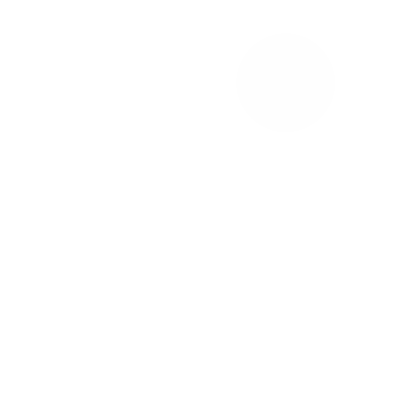
Frame 1 (no input)
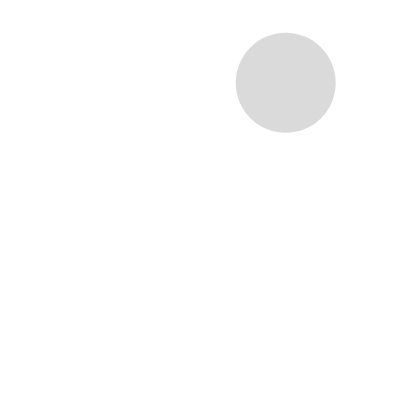
Frame 60 (no input)
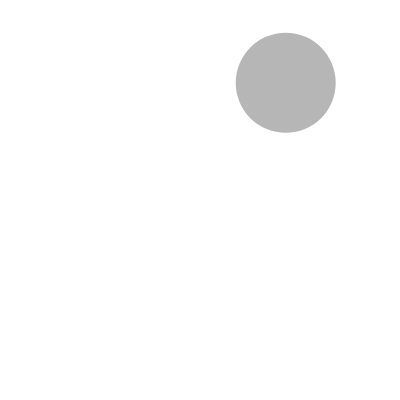
Frame 120 (the mouse pressed at the canvas centre since frame 60)

The p5.js sketch that drew these frames (run headless with seeded random() and noise() and a simulated clock; from frame 60 on, the mouse is pressed at the canvas centre):

// p5.js sketch
// ── sketch.js
var bubble0;

var flipFlop = false;
var currentFade;



function setup() {
  createCanvas(400, 400);
  bubble0 = new bubbles(random(width), random(height), 100);

  noStroke();
}

function draw() {
  background(255);

  console.log(flipFlop);

  if(flipFlop == false){
    currentFade = bubble0.fade("up");
  }else{
    currentFade = bubble0.fade("down");
  }

  if(bubble0.fadeDone == true){
    if(flipFlop == true){
        flipFlop = false;
    }else{
      flipFlop = true;
    }
  bubble0.fadeDone = false;
  }
  bubble0.display();

}

function bubbles(tempX, tempY, tempDiameter) {

  this.x = tempX;
  this.y = tempY;
  this.diameter = tempDiameter;
  this.counter = 0;
  this.fadeDone = false;


  this.display = function() {
    fill(100, this.counter);
    ellipse(this.x, this.y, this.diameter, this.diameter);
  }


  this.fade = function(upDown) {


    if (upDown == "up") {
      this.counter++;
      if(this.counter == 255){
        this.counter = 255;
        this.fadeDone =  true;
      }
    }

    if (upDown == "down") {
      this.counter--;
      if(this.counter == 0){
        this.counter = 0;
        this.fadeDone = true;
      }
    }


  }

}
